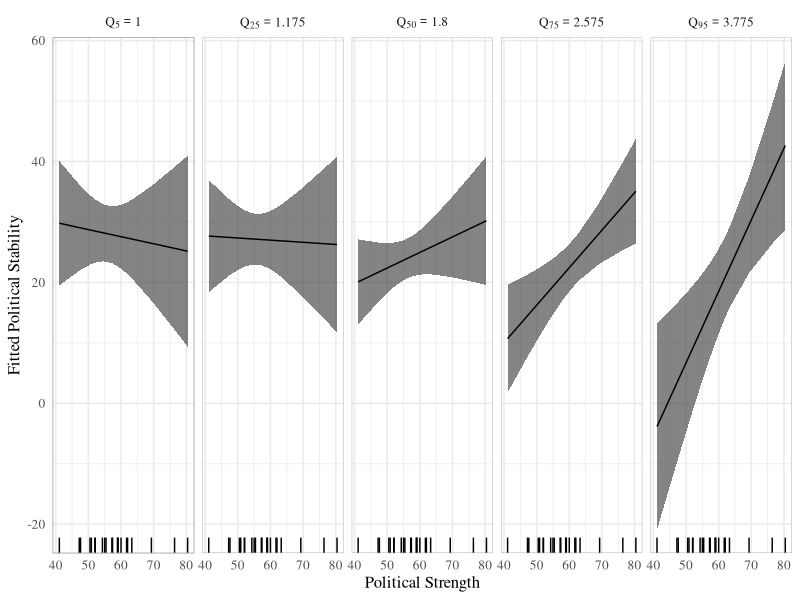
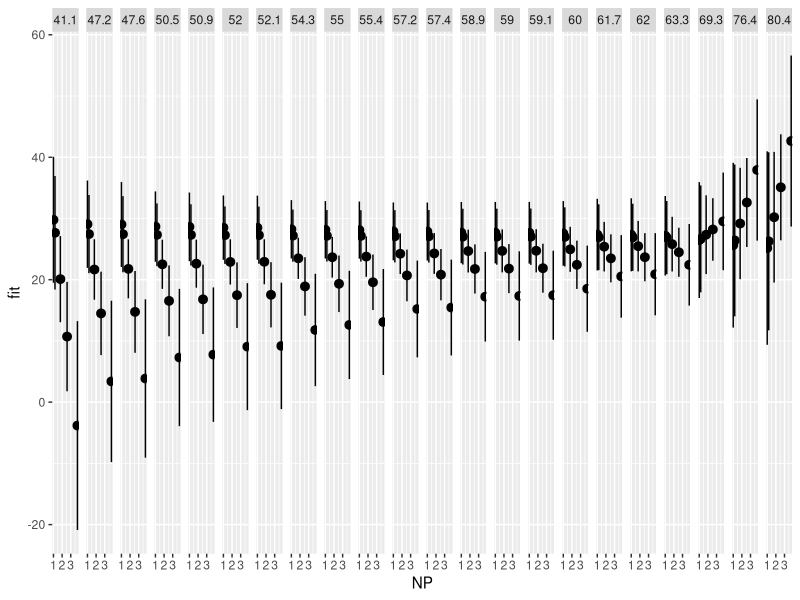
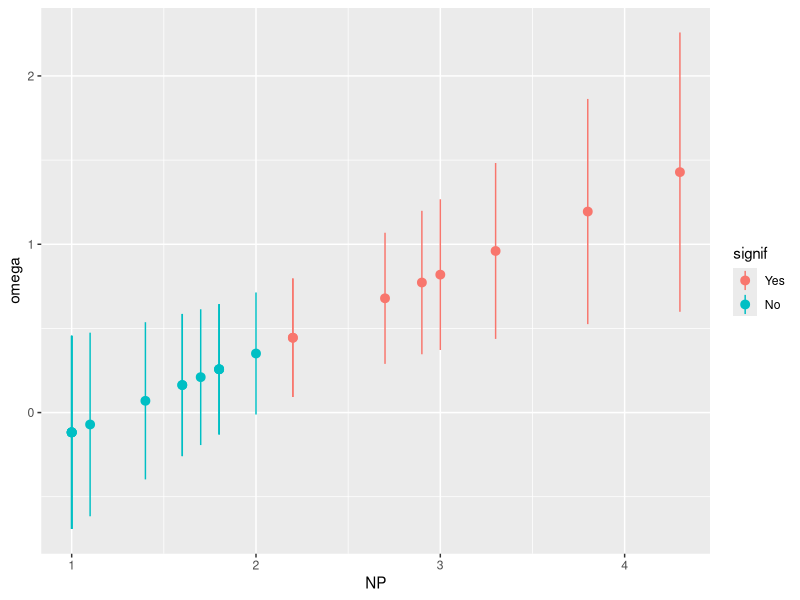
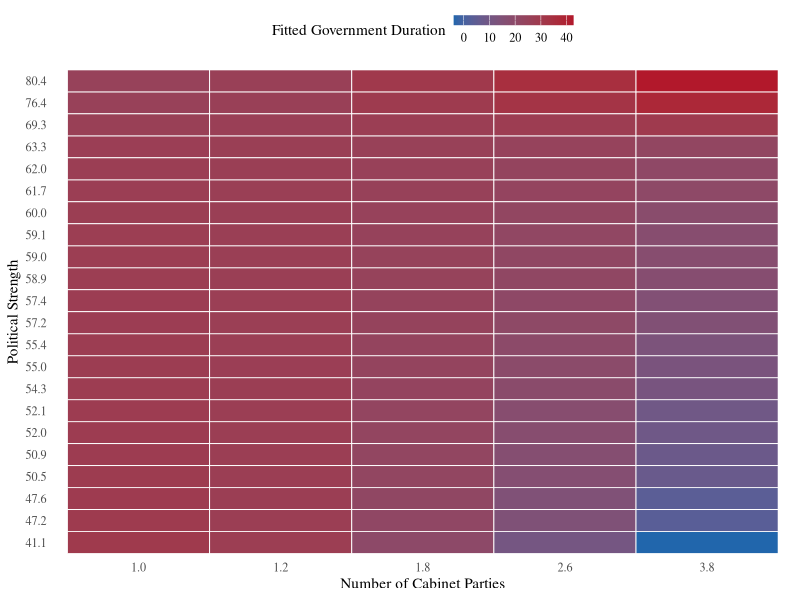

Reproduce these figures in R, in order.
## ---- chunk 1
# load data ------------------------------------------------
rm(list = ls())
library('ggplot2')
dta <- data.frame(
  id = c(
    2, 3, 4, 5, 6, 7, 8, 9, 10, 11, 12, 13, 14, 15, 16,
    17, 18, 19, 20, 21, 22, 23
  ),
  govdur = c(
    17.1, 32.2, 11.9, 12.3, 32.8, 30.0, 30.8, 18.0,
    20.2, 13.6, 11.0, 26.6, 31.8, 45.1, 30.3, 25.2, 11.5,
    29.2, 24.7, 43.6, 22.4, 30.4
  ),
  PS = c(
    52.0, 58.9, 59.0, 52.1, 54.3, 55.0, 76.4, 61.7,
    41.1, 57.4, 63.3, 55.4, 50.9, 69.3, 62.0, 47.6, 60.0,
    50.5, 47.2, 80.4, 59.1, 57.2
  ),
  NP = c(
    1.0, 2.2, 4.3, 2.7, 1.0, 1.0, 1.8, 3.0, 1.8, 2.9,
    1.1, 2.2, 1.6, 2.0, 3.3, 1.8, 1.6, 1.0, 1.4, 3.8, 1.7,
    1.0
  ),
  PD = c(
    0, 1, 0, 0, 1, 0, 1, 1, 1, 1, 0, 1, 1, 1, 1, 1, 0,
    0, 1, 1, 1, 1
  )
)
head(dta)
# Dependent variable: govdur = government duration
# Independent variables:
#  PS = Political strength
#  NP = Number of Parties
#  PD = ???
## ---- chunk 2
# fit model & generate predictions ------------------------
fit <- lm(govdur ~ NP*PS + PD, data = dta)
summary(fit)

quantiles <- c(.05, .25, .5, .75, .95)
pred.dta <- expand.grid(
  # expand.grid covers all quantile combinations
  NP = quantile(dta[, 'NP'], quantiles),
  PS = dta[, 'PS'],
  PD = mean(dta[, 'PD'])
)
pred.y <- predict(
  fit, newdata = pred.dta, type = 'response',
  se.fit = TRUE, interval = 'confidence'
)
pdta <- data.frame(
  pred.dta, pred.y[['fit']], se.fit = pred.y[['se.fit']]
)
rm(quantiles, pred.y)
pdta <- within(pdta,
  NP.cat <- factor(NP, levels = sort(unique(NP)),
    labels = c(
      'Q[5] == 1', 'Q[25] == 1.175', 'Q[50] == 1.8',
      'Q[75] == 2.575', 'Q[95] == 3.775'
    )
  )
)
## ---- chunk 3
ggplot(pdta, aes(x = PS, y = fit)) +
  geom_ribbon(aes(ymin = lwr, ymax = upr), alpha = .6) +
  geom_line() +
  geom_rug(sides = 'b') +
  labs(
    x = 'Political Strength', y = 'Fitted Political Stability'
  ) +
  facet_grid(~NP.cat, labeller = label_parsed) +
  theme_minimal(base_size = 12, base_family = 'serif') +
  theme(panel.border = element_rect(size = .3, colour = 'grey65', fill = 'transparent'))
ggplot(pdta, aes(x = NP, y = fit)) +
  geom_pointrange(aes(ymin = lwr, ymax = upr)) +
  facet_grid(~PS)
## ---- chunk 4
beta <- coef(fit)
omega <- beta['PS'] + beta['NP:PS'] * dta[, 'NP']
se.fit <- sqrt(
  diag(vcov(fit))['PS'] + 
  2 * dta[, 'NP'] * vcov(fit)['PS', 'NP:PS'] + 
  (dta[, 'NP']^2) * diag(vcov(fit))['NP:PS']
)

upr <- omega + 1.96 * se.fit
lwr <- omega - 1.96 * se.fit
pdta.bauer <- data.frame(
  omega = omega,
  upr = upr,
  lwr = lwr,
  se.fit = se.fit,
  NP = dta[, 'NP']
)
pdta.bauer <- within(pdta.bauer, {
  signif <- ifelse(lwr < 0 & upr > 0, 1, 0)
  signif <- factor(signif, 0:1, c('Yes', 'No'))
  }
)
rm(beta, omega, se.fit, upr, lwr)
ggplot(
  data = pdta.bauer, 
  aes(x = NP, y = omega, ymin = lwr, ymax = upr, colour = signif)
) +
  geom_pointrange()
## ---- chunk 5
# simple map ----------------------------------------------
ggplot(data = pdta,
  aes(
    x = factor(format(NP, digits = 2)),
    y = factor(format(PS, digits = 3)),
    fill = fit #, alpha = 1/se.fit
  )
) +
  geom_tile(colour = 'white', size = .3) +
  scale_fill_gradient(low = '#2166ac', high = '#b2182b') +
  labs(
    x = 'Number of Cabinet Parties',
    y = 'Political Strength',
    fill = 'Fitted Government Duration'
  ) +
  theme_minimal() +
  theme(
    text = element_text(family = 'serif'),
    legend.key.height = grid::unit(.5, 'lines'),
    legend.position = 'top',
    legend.direction = 'horizontal',
    axis.ticks = element_blank(),
    panel.grid = element_blank(),
    plot.background = element_blank()
  )
